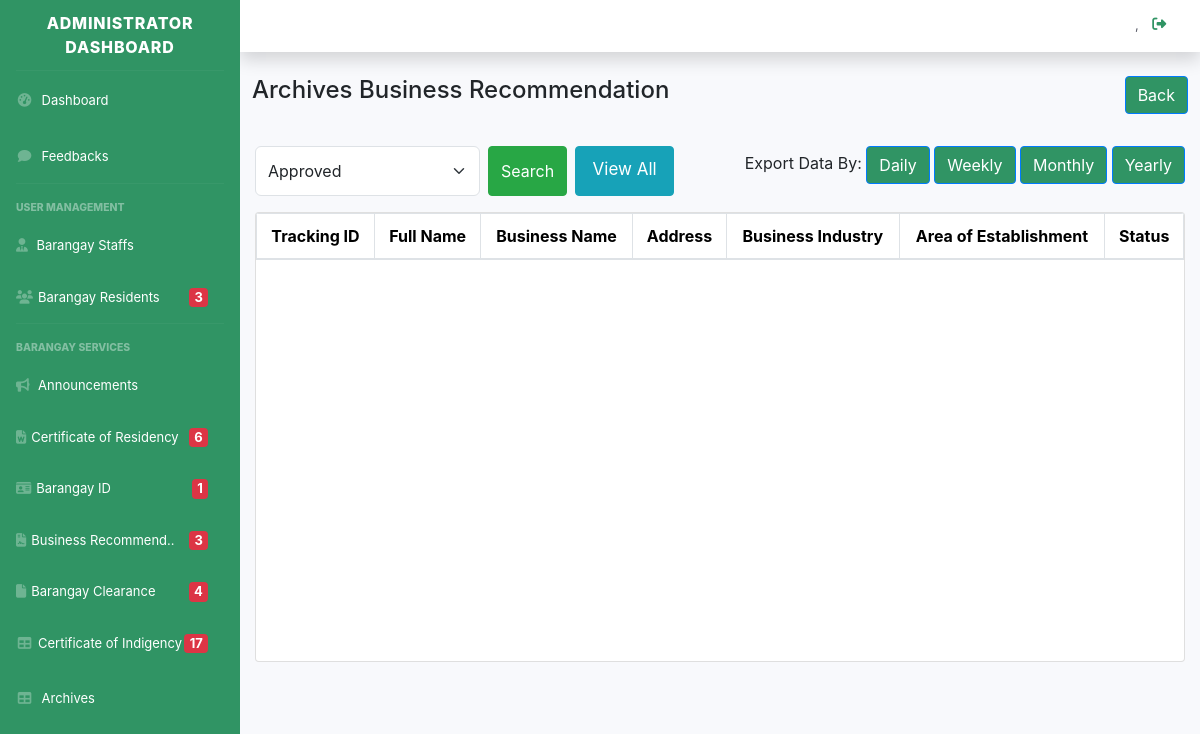
Page /archive_bspermit.php on the earlier database version.
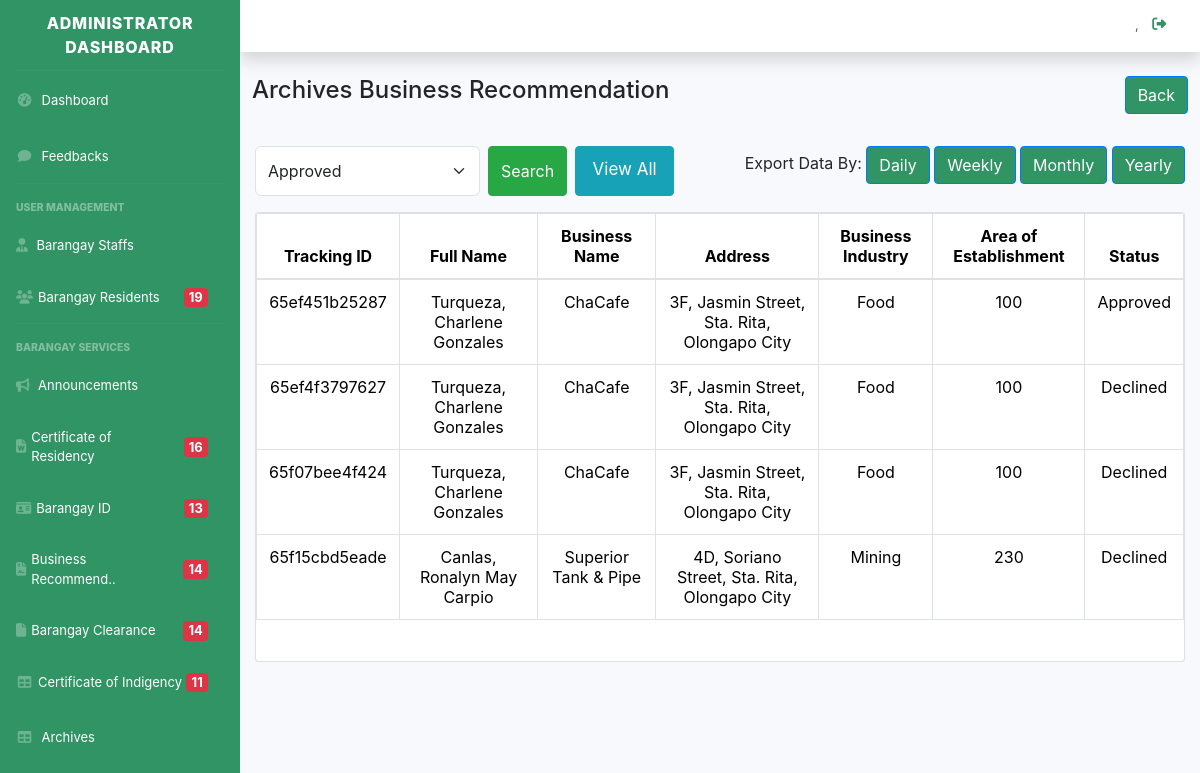
Same page on the later database version.
### tables this page shows
CREATE TABLE `tbl_bspermit` (
  `id_bspermit` int(11) NOT NULL,
  `track_id` varchar(15) NOT NULL,
  `id_resident` int(11) NOT NULL,
  `lname` varchar(255) DEFAULT NULL,
  `fname` varchar(255) DEFAULT NULL,
  `mi` varchar(255) DEFAULT NULL,
  `bsname` varchar(255) DEFAULT NULL,
  `houseno` varchar(255) DEFAULT NULL,
  `street` varchar(252) DEFAULT NULL,
  `brgy` varchar(255) DEFAULT NULL,
  `municipal` varchar(255) DEFAULT NULL,
  `bsindustry` varchar(255) DEFAULT NULL,
  `aoe` int(11) NOT NULL,
  `bspermit_photo` varchar(255) DEFAULT NULL,
  `form_status` varchar(255) NOT NULL DEFAULT 'Pending',
  `date` date DEFAULT NULL,
  `created_at` timestamp NOT NULL DEFAULT current_timestamp(),
  `deleted_at` datetime DEFAULT NULL
);

### classes/main.class.php (called while the page is built, shortened)
<?php
class BMISClass {
    protected $server = "mysql:host=localhost;dbname=bmis";
    protected $user = "root";
    protected $pass = "";
    protected $options = array(PDO::ATTR_ERRMODE => PDO::ERRMODE_EXCEPTION, PDO::ATTR_DEFAULT_FETCH_MODE => PDO::FETCH_ASSOC);
    public function openConn() {
        try {
            $this->con = new PDO($this->server, $this->user, $this->pass, $this->options);
            return $this->con;
        }
        catch(PDOException $e) {
            echo "Datbase Connection Error! ", $e->getMessage();
        }
    }
    public function view_bspermit_done(){
        $connection = $this->openConn();
        $stmt = $connection->prepare("SELECT * FROM tbl_bspermit WHERE form_status ='Approved' OR form_status='Declined'");
        $stmt->execute();
        $view = $stmt->fetchAll();
        return $view;
    }
}
?>

### tables/bspermit_done.php (the view, shortened to what this page needs)
<?php
	require 'classes/conn.php';
	if(isset($_POST['search_bspermit'])){
		$keyword = $_POST['keyword'];
?>
	<table class="table table-hover text-center table-bordered">
    <thead class="alert-info">
        <tr>
            <th hidden> Resident ID </th>
            <th> Tracking ID </th>
            <th> Full Name </th>
            <th> Business Name </th>
            <th> Address </th>
            <th> Business Industry </th>
            <th> Area of Establishment </th>
            <th> Status</th>
        </tr>
    </thead>
    <tbody>
        <?php
        $formStatus = $_POST['form_status'];
        $stmnt = $conn->prepare("SELECT * FROM `tbl_bspermit` WHERE
            (
                `lname` LIKE '%$keyword%' OR
                `mi` LIKE '%$keyword%' OR
                `fname` LIKE '%$keyword%' OR
                `bsname` LIKE '%$keyword%' OR
                `id_resident` LIKE '%$keyword%' OR
                `houseno` LIKE '%$keyword%' OR
                `street` LIKE '%$keyword%' OR
                `brgy` LIKE '%$keyword%' OR
                `municipal` LIKE '%$keyword%' OR
                `bsindustry` LIKE '%$keyword%' OR
                `aoe` LIKE '%$keyword%' OR
                `track_id` LIKE '%$keyword%'
            )
            AND `form_status` = '$formStatus'");
            $stmnt->execute();
            while($view = $stmnt->fetch()){
        ?>
<tr>
                    <td hidden> <?= $view['id_resident'];?> </td>
                    <td> <?= $view['track_id'];?> </td>
                    <td> <?= $view['lname'];?>, <?= $view['fname'];?> <?= $view['mi'];?></td>
                    <td> <?= $view['bsname'];?> </td>
                    <td> <?= $view['houseno'];?>, <?= $view['street'];?>, <?= $view['brgy'];?>, <?= $view['municipal'];?></td>
                    <td> <?= $view['bsindustry'];?> </td>
                    <td> <?= $view['aoe'];?> </td>
                    <td> <?= $view['form_status'];?> </td>
                </tr>
        <?php
        }
        ?>
    </tbody>
</table>
<?php
	}else{
?>
<table class="table table-hover text-center table-bordered">
    <thead class="alert-info">
        <tr>
            <th> Tracking ID </th>
            <th> Full Name </th>
            <th> Business Name </th>
            <th> Address </th>
            <th> Business Industry </th>
            <th> Area of Establishment </th>
            <th> Status</th>
        </tr>
    </thead>
    <tbody>
        <?php if(is_array($view)) {?>
            <?php foreach($view as $view) {?>
                <tr>
                    <td> <?= $view['track_id'];?> </td>
                    <td> <?= $view['lname'];?>, <?= $view['fname'];?> <?= $view['mi'];?></td>
                    <td> <?= $view['bsname'];?> </td>
                    <td> <?= $view['houseno'];?>, <?= $view['street'];?>, <?= $view['brgy'];?>, <?= $view['municipal'];?></td>
                    <td> <?= $view['bsindustry'];?> </td>
                    <td> <?= $view['aoe'];?> </td>
                    <td> <?= $view['form_status'];?> </td>
                </tr>
            <?php
                }
            ?>
        <?php
            }
        ?>
    </tbody>
</table>
<link href="../BarangaySystem/customcss/regiformstyle.css" rel="stylesheet" type="text/css">
<link href="../BarangaySystem/bootstrap/css/bootstrap.css" rel="stylesheet" type="text/css">
<?php
	}
?>

### classes/resident.class.php (shortened to what this page needs)
<head>
    <link href="https://cdn.jsdelivr.net/npm/bootstrap@5.3.2/dist/css/bootstrap.min.css" rel="stylesheet">
</head>
<?php
    require_once('main.class.php');
    class ResidentClass extends BMISClass {
    public function count_registered_resident() {
        $connection = $this->openConn();
        $stmt = $connection->prepare("SELECT COUNT(*) as count FROM tbl_resident WHERE verified ='Pending' ");
        $stmt->execute();
        $result = $stmt->fetch(PDO::FETCH_ASSOC);
        return $result['count'];
    }
    public function count_residency() {
        $connection = $this->openConn();
        $stmt = $connection->prepare("SELECT COUNT(*) as count FROM tbl_rescert WHERE form_status ='Pending' ");
        $stmt->execute();
        $result = $stmt->fetch(PDO::FETCH_ASSOC);
        return $result['count'];
    }
    public function count_id() {
        $connection = $this->openConn();
        $stmt = $connection->prepare("SELECT COUNT(*) as count FROM tbl_brgyid WHERE form_status ='Pending' ");
        $stmt->execute();
        $result = $stmt->fetch(PDO::FETCH_ASSOC);
        return $result['count'];
    }
    public function count_bussiness() {
        $connection = $this->openConn();
        $stmt = $connection->prepare("SELECT COUNT(*) as count FROM tbl_bspermit WHERE form_status ='Pending' ");
        $stmt->execute();
        $result = $stmt->fetch(PDO::FETCH_ASSOC);
        return $result['count'];
    }
    public function count_clearance() {
        $connection = $this->openConn();
        $stmt = $connection->prepare("SELECT COUNT(*) as count FROM tbl_clearance WHERE form_status ='Pending' ");
        $stmt->execute();
        $result = $stmt->fetch(PDO::FETCH_ASSOC);
        return $result['count'];
    }
    public function count_indigency() {
        $connection = $this->openConn();
        $stmt = $connection->prepare("SELECT COUNT(*) as count FROM tbl_indigency WHERE form_status ='Pending' ");
        $stmt->execute();
        $result = $stmt->fetch(PDO::FETCH_ASSOC);
        return $result['count'];
    }
    }
?>

### dashboard_sidebar_start.php (shortened to what this page needs)
<!DOCTYPE html>
<html lang="en">
<head>
    <link href="vendor/fontawesome-free/css/all.min.css" rel="stylesheet" type="text/css">
        <link href="https://cdn.jsdelivr.net/npm/bootstrap@5.3.2/dist/css/bootstrap.min.css" rel="stylesheet">
    <link href="css/sb-admin-2.css" rel="stylesheet">
</head>
<body id="page-top">
    <div id="wrapper">
        <ul class="navbar-nav sidebar sidebar-dark accordion" id="accordionSidebar">
            <a class="sidebar-brand bg sticky-top d-flex align-items-center justify-content-center" href="admn_dashboard.php">
                <span class=" sidebar-brand-text">Administrator Dashboard </span>
            </a>
            <hr class="sidebar-divider my-0">
            <li class="nav-item">
                <a class="nav-link" href="admn_dashboard.php">
                    <i class="fas fa-fw fa-tachometer-alt"></i>
                    <span>Dashboard</span></a>
            </li>
            <li class="nav-item">
                <a class="nav-link" href="admn_feedbacks.php">
                    <i class="fas fa-fw fa-comment"></i>
                    <span>Feedbacks</span></a>
            </li>
            <hr class="sidebar-divider">
            <div class="sidebar-heading">
                User Management
            </div>
            <li class="nav-item">
                <a class="nav-link" href="admn_staff_crud.php">
                    <i class="fas fa-user-tie"></i>
                    <span>Barangay Staffs</span></a>
            </li>
            <li class="nav-item">
                <a class="nav-link" href="admn_resident_crud.php" style="display: flex; align-items: center;">
                    <i class="fas fa-users" style="margin-right: 5px;"></i>
                    <span style="flex: 1;">Barangay Residents</span>
                    <?php $registered_users = $residentbmis->count_registered_resident(); ?>
                    <?php if($registered_users > 0) : ?>
                        <span class="badge badge-danger"><?php echo $registered_users; ?></span>
                    <?php endif; ?>
                </a>
            </li>
            <hr class="sidebar-divider">
            <div class="sidebar-heading">
                Barangay Services
            </div>
            <li class="nav-item">
                <a class="nav-link" href="admn_announcement_crud.php">
                    <i class="fas fa-bullhorn"></i>
                    <span>Announcements</span></a>
            </li>
            <li class="nav-item">
                <a class="nav-link" href="admn_certofres.php" style="display: flex; align-items: center;">
                    <i class="fas fa-file-word" style="margin-right: 5px;"></i>
                    <span style="flex: 1;">Certificate of Residency</span>
                    <?php $registered_users = $residentbmis->count_residency(); ?>
                    <?php if($registered_users > 0) : ?>
                        <span class="badge badge-danger" style="margin-left:6px;font-size:10px;"><?php echo $registered_users; ?></span>
                    <?php endif; ?>
                </a>
            </li>
            <li class="nav-item">
                <a class="nav-link" href="admn_brgyid.php" style="display: flex; align-items: center;">
                    <i class="fas fa-id-card" style="margin-right: 5px;"></i>
                    <span style="flex: 1;">Barangay ID </span>
                    <?php $registered_users = $residentbmis->count_id(); ?>
                    <?php if($registered_users > 0) : ?>
                        <span class="badge badge-danger" style="margin-left:70px;font-size:10px;"><?php echo $registered_users; ?></span>
                    <?php endif; ?></a>
            </li>
            <li class="nav-item">
                <a class="nav-link" href="admn_bspermit.php" style="display: flex; align-items: center;">
                    <i class="fas fa-file-contract" style="margin-right: 5px;"></i>
                    <span style="flex: 1;">Business Recommend..</span>
                    <?php $registered_users = $residentbmis->count_bussiness(); ?>
                    <?php if($registered_users > 0) : ?>
                        <span class="badge badge-danger" style="margin-left:9px;font-size:10px;"><?php echo $registered_users; ?></span>
                    <?php endif; ?></a>
            </li>
            <li class="nav-item">
                <a class="nav-link" href="admn_brgyclearance.php" style="display: flex; align-items: center;">
                    <i class="fas fa-file" style="margin-right: 5px;"></i>
                    <span style="flex: 1;">Barangay Clearance</span>
                    <?php $registered_users = $residentbmis->count_clearance(); ?>
                    <?php if($registered_users > 0) : ?>
                        <span class="badge badge-danger" style="margin-left:27px;font-size:10px;"><?php echo $registered_users; ?></span>
                    <?php endif; ?></a>
            </li>
            <li class="nav-item">
                <a class="nav-link" href="admn_certofindigency.php" style="display: flex; align-items: center;">
                    <i class="fas fa-fw fa-table" style="margin-right: 5px;"></i>
                    <span style="flex: 1;">Certificate of Indigency</span>
                    <?php $registered_users = $residentbmis->count_indigency(); ?>
                    <?php if($registered_users > 0) : ?>
                        <span class="badge badge-danger" style="margin-left:2px;font-size:10px;"><?php echo $registered_users; ?></span>
                    <?php endif; ?></a>
            </li>
            <li class="nav-item">
                <a class="nav-link" href="admn_request_archives.php">
                    <i class="fas fa-fw fa-table"></i>
                    <span>Archives</span></a>
            </li>
        </ul>
        <div id="content-wrapper" class="d-flex flex-column">
            <div id="content">
                <nav class="navbar navbar-expand navbar-light bg-white mb-4 static-top sticky-top shadow">
                    <ul class="navbar-nav ml-auto">
                            <li class="nav-item dropdown">
                                <a class="nav-link" href="logout.php" id="userDropdown" role="button"
                                    aria-haspopup="true" aria-expanded="false">
                                    <span class="mr-2 d-none d-lg-inline text-gray-800 small"><?= $userdetails['surname']?>, <?= $userdetails['firstname']?></span>
                                    <i class="fas fa-sign-out-alt fa-sm fa-fw mr-2 text-color"></i>
                                </a>
                            </li>
                    </ul>
                </nav>

### archive_bspermit.php (shortened to what this page needs)
<?php
   require('classes/resident.class.php');
   $bmis->validate_admin();
   $view = $bmis->view_bspermit_done();
?>
<?php
    include('dashboard_sidebar_start.php');
?>
<div class="container-fluid">
    <div class="row">
        <div class="d-flex align-items-center mb-3">
            <h4 class="flex-grow-1">Archives Business Recommendation</h4>
            <a href="admn_request_archives.php" class="btn btn-primary">Back</a>
        </div>
    </div>
    <div class="row mt-3">
    <div class="col">
            <form method="POST" action="" id="searchForm">
                <div class="input-icons d-flex justify-content-between">
                    <div class="d-flex justify-content-between">
                         <select class="form-select search" name="form_status" id="formStatus" style="height:50px;" required="">
                        <option value="Approved">Approved</option>
                        </select>
                        <button class="btn btn-success ms-2" name="search_bspermit">Search</button>
                        <a href="archive_bspermit.php" class="btn btn-info ms-2 me-5" style="font-size: 17px;width:200px;padding-top:10px;">View All</a>
                    </div>
                <div>
                     Export Data By:
                    <a class="btn btn-primary" target="_blank" href="generatePdf/bspermit/week.php">Daily</a>
                    <a class="btn btn-primary" target="_blank" href="generatePdf/bspermit/week.php">Weekly</a>
                    <a class="btn btn-primary" target="_blank" href="generatePdf/bspermit/month.php">Monthly</a>
                    <a class="btn btn-primary" target="_blank" href="generatePdf/bspermit/year.php">Yearly</a>
                </div>
                </div>
            </form>
        </div>
    </div>
    <div class="row">
        <div class="col">
            <div class="card" style="height:450px; overflow: auto;">
            <?php
                include('tables/bspermit_done.php');
            ?></div>
        </div>
    </div>
</div>
<?php
    include('dashboard_sidebar_end.php');
?>

### dashboard_sidebar_end.php (shortened to what this page needs)
        </div>
    </div>
</body>
</html>

### css/regiformstyle.css (style rules this page uses)
body { background-color:#fff !important; }

### dashboard_sidebar_start.php (style rules this page uses)
.sidebar { background: #309464 !important; width: 300px !important; height: 100vh; overflow-y: auto !important; }
.nav-link span { font-size: 13px !important; }
.bg { background: #309464 !important; }
.btn-primary { background: #309464 !important; border: 0; }
.text-color { color: #309464 !important; }
.nav-link { color: #ffffff !important; }
.sidebar-brand-text { color: #ffffff !important; }

Differences in the rows shown:
added tbl_bspermit: track "65ef451b25287", lname "Turqueza", fname "Charlene", mi "Gonzales", bsname "ChaCafe", houseno "3F", street "Jasmin Street", brgy "Sta. Rita", municipal "Olongapo City", bsindustry "Food", aoe "100", form_status "Approved"
added tbl_bspermit: track "65ef4f3797627", lname "Turqueza", fname "Charlene", mi "Gonzales", bsname "ChaCafe", houseno "3F", street "Jasmin Street", brgy "Sta. Rita", municipal "Olongapo City", bsindustry "Food", aoe "100", form_status "Declined"
added tbl_bspermit: track "65f07bee4f424", lname "Turqueza", fname "Charlene", mi "Gonzales", bsname "ChaCafe", houseno "3F", street "Jasmin Street", brgy "Sta. Rita", municipal "Olongapo City", bsindustry "Food", aoe "100", form_status "Declined"
added tbl_bspermit: track "65f15cbd5eade", lname "Canlas", fname "Ronalyn May", mi "Carpio", bsname "Superior Tank & Pipe", houseno "4D", street "Soriano Street", brgy "Sta. Rita", municipal "Olongapo City", bsindustry "Mining", aoe "230", form_status "Declined"
Other differences:
$registered_users: "3" → "19"
$registered_users: "6" → "16"
$registered_users: "1" → "13"
$registered_users: "3" → "14"
$registered_users: "4" → "14"
$registered_users: "17" → "11"
